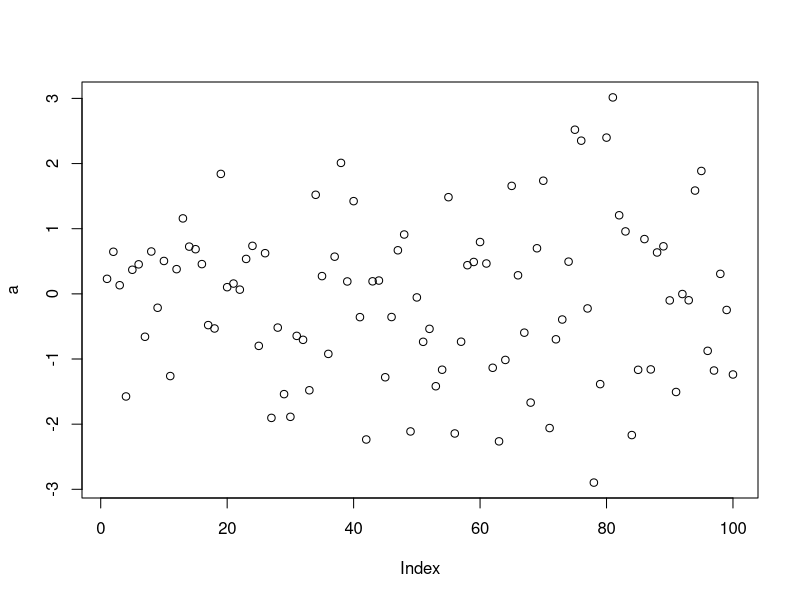

The R script that drew this image:
## ---- chunk 1
knitr::opts_chunk$set(echo = TRUE)
##library(tidyverse) # Wickham的数据整理的整套工具
pdf.options(height=10/2.54, width=10/2.54, family="GB1") # 注意：此设置要放在最后
## ---- chunk 2
a <- rnorm(100)
plot(a)
